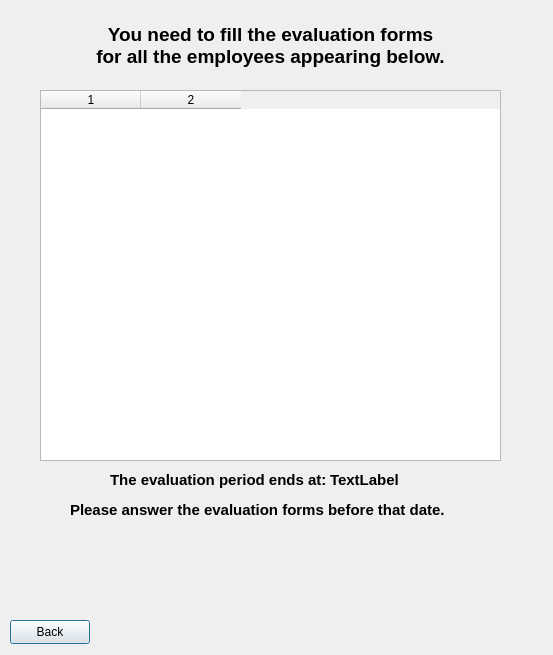
<?xml version="1.0" encoding="UTF-8"?>
<ui version="4.0">
 <class>Dialog</class>
 <widget class="QDialog" name="Dialog">
  <property name="geometry">
   <rect>
    <x>0</x>
    <y>0</y>
    <width>553</width>
    <height>655</height>
   </rect>
  </property>
  <property name="windowTitle">
   <string>Dialog</string>
  </property>
  <widget class="QLabel" name="label">
   <property name="geometry">
    <rect>
     <x>20</x>
     <y>0</y>
     <width>501</width>
     <height>91</height>
    </rect>
   </property>
   <property name="text">
    <string>&lt;html&gt;&lt;head/&gt;&lt;body&gt;&lt;p align=&quot;center&quot;&gt;&lt;span style=&quot; font-size:14pt; font-weight:700;&quot;&gt;You need to fill the evaluation forms &lt;br/&gt;for all the employees appearing below.&lt;/span&gt;&lt;/p&gt;&lt;/body&gt;&lt;/html&gt;</string>
   </property>
  </widget>
  <widget class="QTableWidget" name="employeesTable">
   <property name="geometry">
    <rect>
     <x>40</x>
     <y>90</y>
     <width>461</width>
     <height>371</height>
    </rect>
   </property>
   <property name="columnCount">
    <number>2</number>
   </property>
   <column/>
   <column/>
  </widget>
  <widget class="QPushButton" name="backButton">
   <property name="geometry">
    <rect>
     <x>10</x>
     <y>620</y>
     <width>80</width>
     <height>24</height>
    </rect>
   </property>
   <property name="text">
    <string>Back</string>
   </property>
  </widget>
  <widget class="QLabel" name="label_2">
   <property name="geometry">
    <rect>
     <x>110</x>
     <y>470</y>
     <width>221</width>
     <height>21</height>
    </rect>
   </property>
   <property name="text">
    <string>&lt;html&gt;&lt;head/&gt;&lt;body&gt;&lt;p&gt;&lt;span style=&quot; font-size:11pt; font-weight:700;&quot;&gt;The evaluation period ends at:&lt;/span&gt;&lt;/p&gt;&lt;/body&gt;&lt;/html&gt;</string>
   </property>
  </widget>
  <widget class="QLabel" name="endDateLabel">
   <property name="geometry">
    <rect>
     <x>330</x>
     <y>470</y>
     <width>71</width>
     <height>21</height>
    </rect>
   </property>
   <property name="text">
    <string>&lt;html&gt;&lt;head/&gt;&lt;body&gt;&lt;p&gt;&lt;span style=&quot; font-size:11pt; font-weight:700;&quot;&gt;TextLabel&lt;/span&gt;&lt;/p&gt;&lt;/body&gt;&lt;/html&gt;</string>
   </property>
  </widget>
  <widget class="QLabel" name="label_3">
   <property name="geometry">
    <rect>
     <x>70</x>
     <y>480</y>
     <width>411</width>
     <height>61</height>
    </rect>
   </property>
   <property name="text">
    <string>&lt;html&gt;&lt;head/&gt;&lt;body&gt;&lt;p&gt;&lt;span style=&quot; font-size:11pt; font-weight:700;&quot;&gt;Please answer the evaluation forms before that date.&lt;/span&gt;&lt;/p&gt;&lt;/body&gt;&lt;/html&gt;</string>
   </property>
  </widget>
 </widget>
 <resources/>
 <connections/>
</ui>
